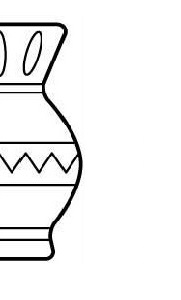
%> input picture excersiecs/safaiyan/5/halfjug.jpg, 181 x 300 px
$ octave jug.m   (GNU Octave 9; MATLAB toolbox functions it lacks are replaced by stand-ins)
%> lines starting %> are read from the running program, lines starting %| are printed output that depends on the picture
clc;
close all;
clear all;

img = imread('halfjug.jpg');
%> img is the input picture: size 300x181x3 uint8; min 0, max 255, mean 241.8
imgSize = size(img);
%> imgSize = [300 181 3]
fulljug = zeros(imgSize(1,1),imgSize(1,2)*2,'uint8');
flipimage = flip(img,2);
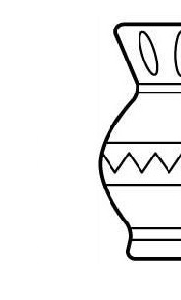
%> flipimage: size 300x181x3 uint8; min 0, max 255, mean 241.8; mean of the top-left, top-right, bottom-left and bottom-right quarters 255, 227.8, 255, 229.5

fulljug = cat(2,flipimage,img);
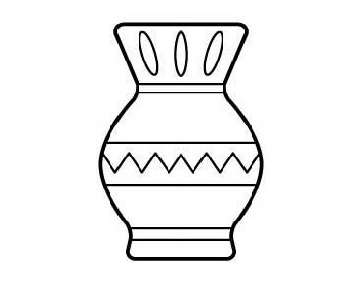
%> fulljug: size 300x362x3 uint8; min 0, max 255, mean 241.8

imshow(fulljug);
